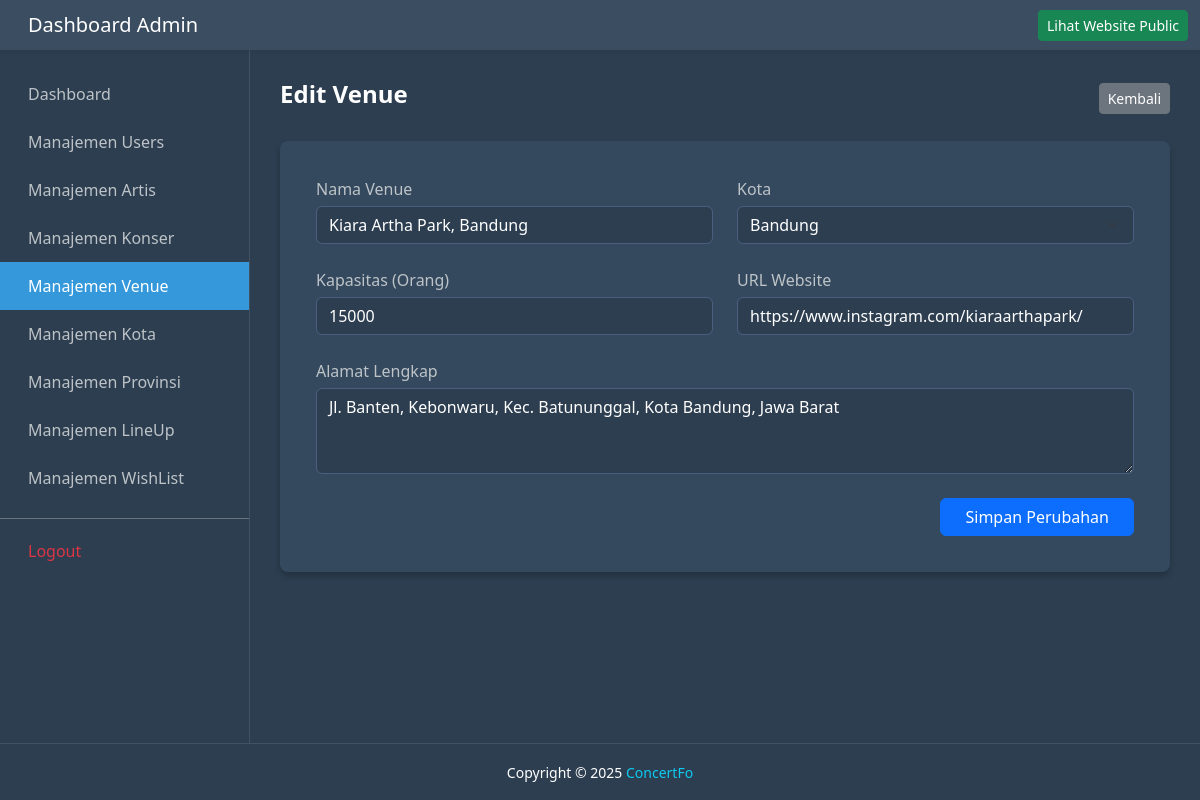
Page /halamanAdmin/dashboard/html/venue/editVenue.php?id=V050 on the committed database.
### tables this page shows
CREATE TABLE `venue` (
  `id_venue` varchar(10) NOT NULL,
  `nama_venue` varchar(255) NOT NULL,
  `alamat_lengkap` text DEFAULT NULL,
  `id_kota` varchar(10) NOT NULL,
  `kapasitas` int(11) DEFAULT NULL,
  `url_website` varchar(255) NOT NULL
);

CREATE TABLE `kota` (
  `id_kota` varchar(10) NOT NULL,
  `nama_kota` varchar(255) NOT NULL,
  `id_provinsi` varchar(10) NOT NULL
);

### halamanAdmin/dashboard/html/venue/editVenue.php (the view, shortened to what this page needs)
<?php
include '../koneksi.php';
$id = mysqli_real_escape_string($koneksi, $_GET['id']);
$query = $koneksi->query("SELECT * FROM venue WHERE id_venue = '$id'");
$data  = $query->fetch_assoc();
$dataKota = $koneksi->query("SELECT * FROM kota ORDER BY nama_kota ASC");
?>
<!DOCTYPE html>
<html lang="id">
<head>
    <link href="https://cdn.jsdelivr.net/npm/bootstrap@5.3.2/dist/css/bootstrap.min.css" rel="stylesheet">
    <link rel="stylesheet" href="../../css/styles.css">
</head>
<body>
    <?php include '../header.php'; ?>
    <div class="d-flex-wrapper">
        <?php include '../sideBar.php'; ?>
        <div class="main-content">
            <div class="d-flex justify-content-between align-items-center mb-4">
                <h4 class="fw-bold text-white">Edit Venue</h4>
                <a href="manajemenVenue.php" class="btn btn-secondary btn-sm">Kembali</a>
            </div>
            <div class="card stats-card border-0">
                <div class="card-body">
                    <form action="" method="POST">
                        <div class="row g-4">
                            <div class="col-md-6">
                                <label>Nama Venue</label>
                                <input type="text" class="form-control" name="nama_venue" value="<?= htmlspecialchars($data['nama_venue']); ?>" required>
                            </div>
                            <div class="col-md-6">
                                <label>Kota</label>
                                <select name="id_kota" class="form-select" required>
                                    <?php while($kota = $dataKota->fetch_assoc()): ?>
                                        <option value="<?= $kota['id_kota']; ?>" <?= ($data['id_kota'] == $kota['id_kota']) ? 'selected' : ''; ?>>
                                            <?= $kota['nama_kota']; ?>
                                        </option>
                                    <?php endwhile; ?>
                                </select>
                            </div>
                            <div class="col-md-6">
                                <label>Kapasitas (Orang)</label>
                                <input type="number" class="form-control" name="kapasitas" value="<?= $data['kapasitas']; ?>">
                            </div>
                            <div class="col-md-6">
                                <label>URL Website</label>
                                <input type="url" class="form-control" name="url_website" value="<?= htmlspecialchars($data['url_website']); ?>">
                            </div>
                            <div class="col-12">
                                <label>Alamat Lengkap</label>
                                <textarea name="alamat_lengkap" class="form-control" rows="3"><?= htmlspecialchars($data['alamat_lengkap']); ?></textarea>
                            </div>
                            <div class="col-12 text-end mt-4">
                                <button type="submit" name="update" class="btn btn-primary px-4">Simpan Perubahan</button>
                            </div>
                        </div>
                    </form>
                </div>
            </div>
        </div>
    </div>
    <?php include '../footer.php'; ?>
</body>
</html>

### halamanAdmin/dashboard/css/styles.css (style rules this page uses)
:root { --bg-dark: #2c3e50; --bg-card: #34495e; --text-light: #ecf0f1; --active-blue: #3498db; }
html, body { height: 100%; margin: 0; padding: 0; font-family: "Segoe UI", sans-serif; }
body { background-color: var(--bg-dark) !important; color: var(--text-light) !important; display: flex; flex-direction: column; min-height: 100vh; }
.d-flex-wrapper { display: flex; flex: 1; width: 100%; overflow: hidden; }
.main-content { flex: 1; padding: 30px; background-color: var(--bg-dark) !important; overflow-y: auto; width: 100%; }
.stats-card, .table-card, .activity-card { background-color: var(--bg-card); border-radius: 8px; padding: 20px; box-shadow: 0 4px 6px rgba(0, 0, 0, 0.2); margin-bottom: 20px; border: none; color: white; }
.d-flex-wrapper { margin-top: 0 !important; padding-top: 0 !important; }

### halamanAdmin/dashboard/html/venue/editVenue.php (style rules this page uses)
.form-control, .form-select { background-color: #2c3e50; color: white; border: 1px solid #4a5f7f; }
label { color: #bdc3c7; margin-bottom: 5px; }

### rows in the picture
venue: nama_venue "Kiara Artha Park, Bandung", id_kota "Bandung", kapasitas "15000", url_website "https://www.instagram.com/kiaraarthapark/", alamat_lengkap "Jl. Banten, Kebonwaru, Kec. Batununggal, Kota Bandung, Jawa Barat"
